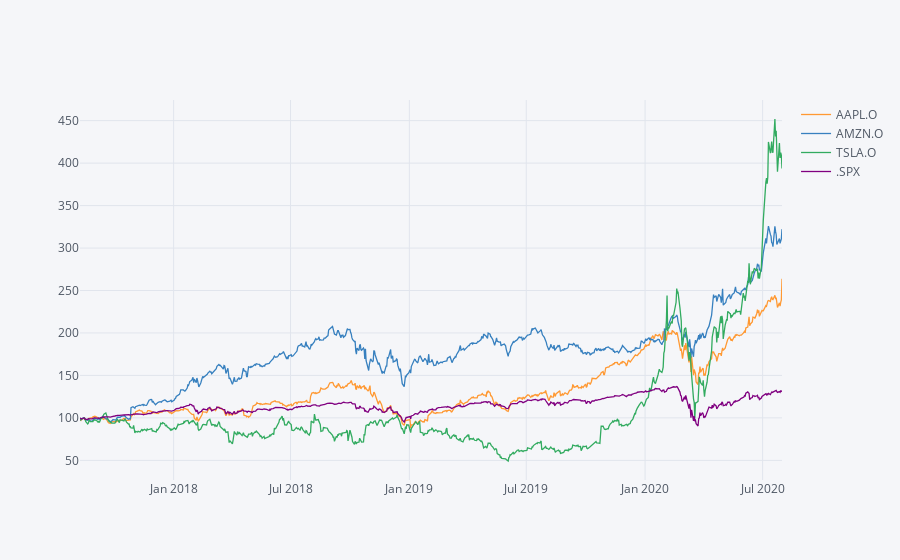

Here is the notebook cell this chart was saved with:
### Code cell
data.normalize().iplot()

### Figure 1 — Plotly figure (JSON) as saved in the notebook; plotly's stock layout.template omitted (floating-point values rounded to 4 significant figures; data arrays with more than 128 entries replaced by an {"elided": "..."} marker saying what was removed)
{"data": [{"line": {"color": "rgba(255, 153, 51, 1.0)", "dash": "solid", "shape": "linear", "width": 1.3}, "mode": "lines", "name": "AAPL.O", "text": "", "type": "scatter", "x": {"elided": "750 str values"}, "y": {"elided": "750 float values"}}, {"line": {"color": "rgba(55, 128, 191, 1.0)", "dash": "solid", "shape": "linear", "width": 1.3}, "mode": "lines", "name": "AMZN.O", "text": "", "type": "scatter", "x": {"elided": "750 str values"}, "y": {"elided": "750 float values"}}, {"line": {"color": "rgba(50, 171, 96, 1.0)", "dash": "solid", "shape": "linear", "width": 1.3}, "mode": "lines", "name": "TSLA.O", "text": "", "type": "scatter", "x": {"elided": "750 str values"}, "y": {"elided": "750 float values"}}, {"line": {"color": "rgba(128, 0, 128, 1.0)", "dash": "solid", "shape": "linear", "width": 1.3}, "mode": "lines", "name": ".SPX", "text": "", "type": "scatter", "x": {"elided": "750 str values"}, "y": {"elided": "750 float values"}}], "layout": {"legend": {"bgcolor": "#F5F6F9", "font": {"color": "#4D5663"}}, "paper_bgcolor": "#F5F6F9", "plot_bgcolor": "#F5F6F9", "title": {"font": {"color": "#4D5663"}}, "xaxis": {"gridcolor": "#E1E5ED", "showgrid": true, "tickfont": {"color": "#4D5663"}, "title": {"font": {"color": "#4D5663"}, "text": ""}, "zerolinecolor": "#E1E5ED"}, "yaxis": {"gridcolor": "#E1E5ED", "showgrid": true, "tickfont": {"color": "#4D5663"}, "title": {"font": {"color": "#4D5663"}, "text": ""}, "zerolinecolor": "#E1E5ED"}}}
